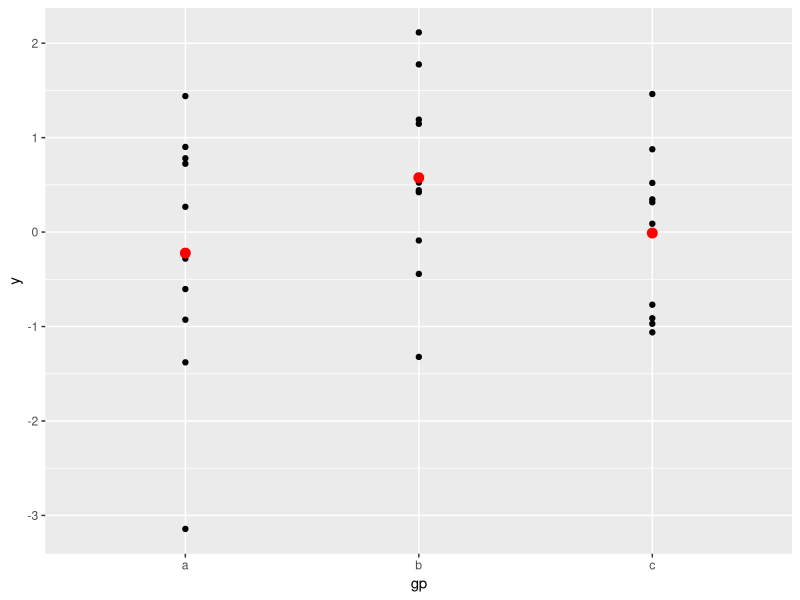
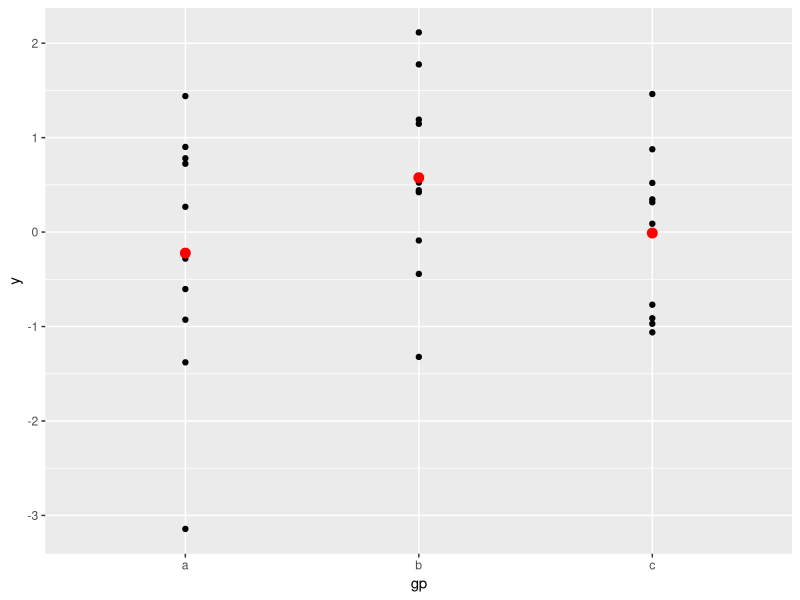
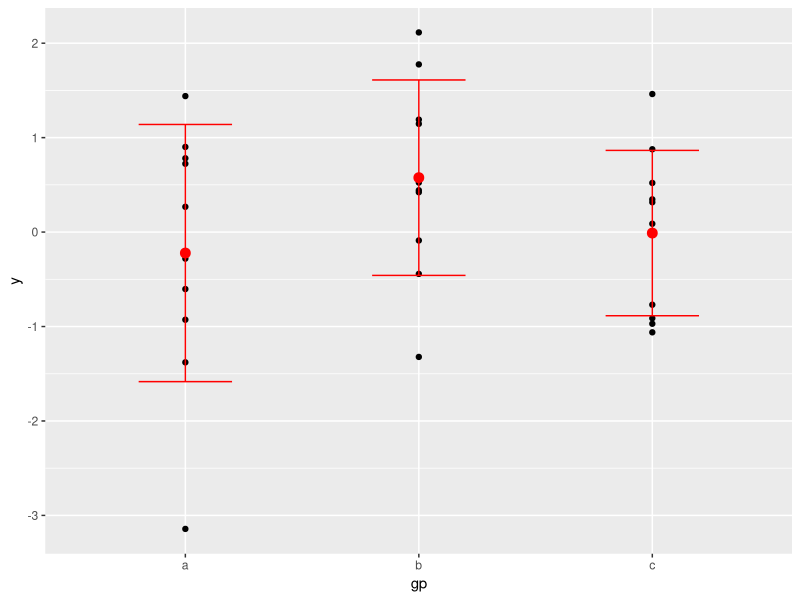

Here is the R script that generated these plots, in order:
library(ggplot2)


### Name: ggplot
### Title: Create a new ggplot
### Aliases: ggplot

### ** Examples

# Generate some sample data, then compute mean and standard deviation
# in each group
df <- data.frame(
  gp = factor(rep(letters[1:3], each = 10)),
  y = rnorm(30)
)
ds <- plyr::ddply(df, "gp", plyr::summarise, mean = mean(y), sd = sd(y))

# The summary data frame ds is used to plot larger red points on top
# of the raw data. Note that we don't need to supply `data` or `mapping`
# in each layer because the defaults from ggplot() are used.
ggplot(df, aes(gp, y)) +
  geom_point() +
  geom_point(data = ds, aes(y = mean), colour = 'red', size = 3)

# Same plot as above, declaring only the data frame in ggplot().
# Note how the x and y aesthetics must now be declared in
# each geom_point() layer.
ggplot(df) +
  geom_point(aes(gp, y)) +
  geom_point(data = ds, aes(gp, mean), colour = 'red', size = 3)

# Alternatively we can fully specify the plot in each layer. This
# is not useful here, but can be more clear when working with complex
# mult-dataset graphics
ggplot() +
  geom_point(data = df, aes(gp, y)) +
  geom_point(data = ds, aes(gp, mean), colour = 'red', size = 3) +
  geom_errorbar(
    data = ds,
    aes(gp, mean, ymin = mean - sd, ymax = mean + sd),
    colour = 'red',
    width = 0.4
  )
